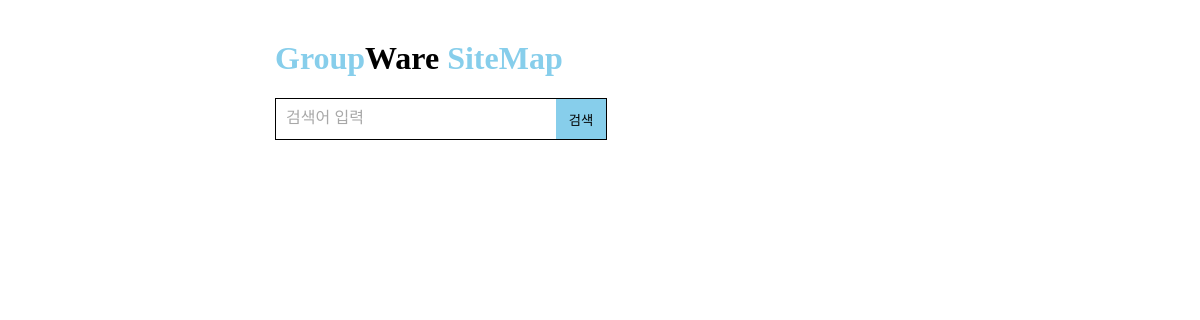
The app's page /, older data.
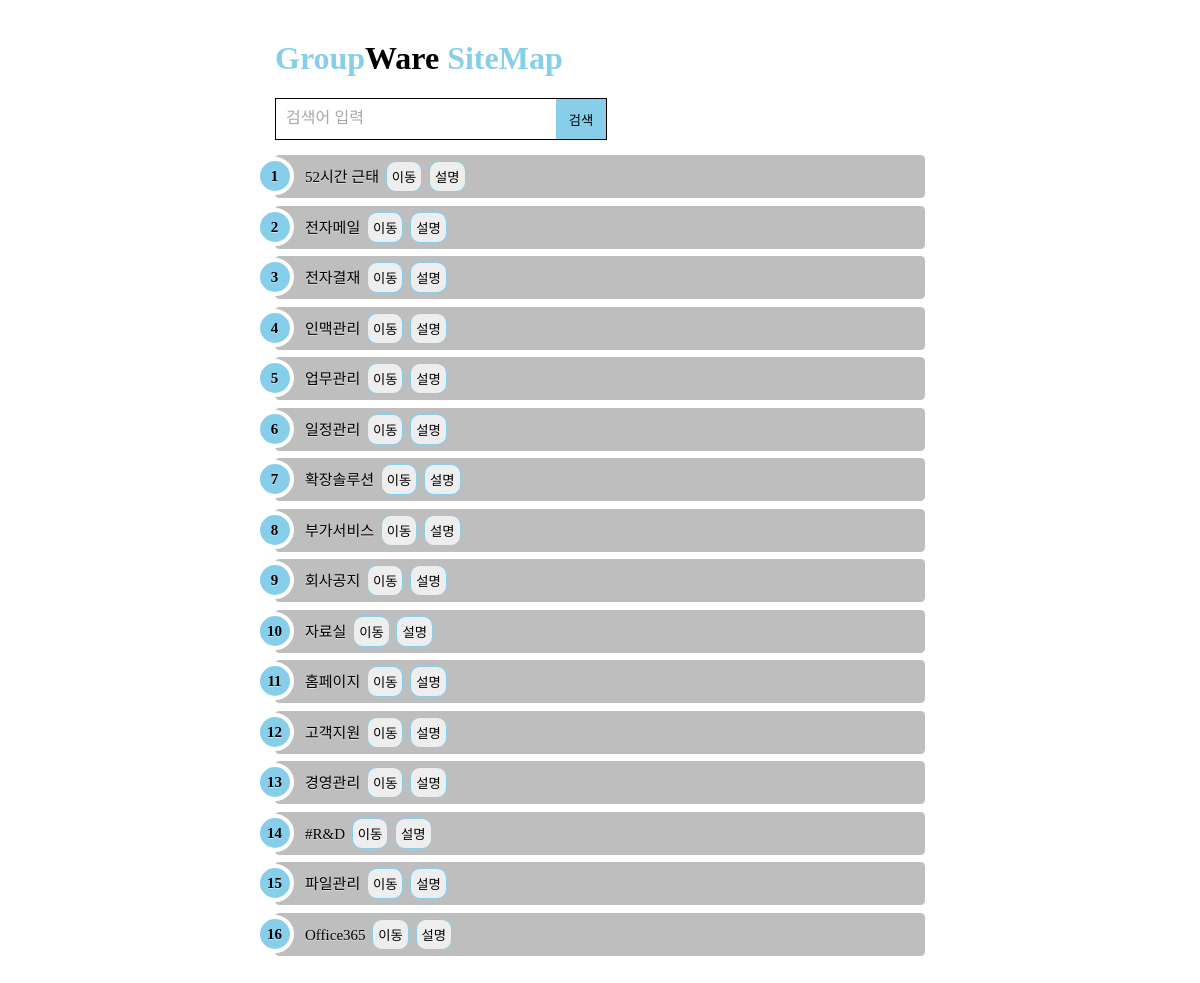
The same page, newer data.
### crud/__init__.py (models this page shows, shortened)
class sitemap(db.Model):
    id = db.Column(db.Integer,primary_key = True,autoincrement=True)
    title = db.Column(db.String(255), nullable = False)
    url = db.Column(db.String(255), unique = True, nullable = True)
    depth = db.Column(db.Integer, nullable = False)
    pid = db.Column(db.Integer, nullable = False)
    sortseq = db.Column(db.Integer, unique = True, nullable = False)
    describe = db.Column(db.String(255), unique = True, nullable = True)

### crud/__init__.py (the view)
@app.route("/")
def index():
    all_data = sitemap.query.filter(sitemap.depth==1).order_by(sitemap.id.desc()).all()
    return render_template("sitemap_list.html",sitemap = all_data)

### crud/templates/sitemap_list.html (shortened to what this page needs)
<!doctype html>
<html>
	<head>
		<link rel="stylesheet" type="text/css" href="../static/css/list_style.css">
	</head>
	<body>
		<h1 id="title">Group<span>Ware</span> SiteMap</h1>
		<form name="search" action="/search" method="POST">
			<div id="search_var">
				<input id ="input_search" name="txtsearch" type="text" placeholder="검색어 입력" >
				<input id = "search_btn" type="submit" onclick = 'a()' value = "검색">
			</div>
		</form>
		<ol id="rounded-list">
			{% for list in sitemap | sort(attribute='sortseq') %}
				<li value = "{{list.id}}" data-loaded="yes"><a href="">{{list.title}}
					<input class ="gobtn" type = "button" name = "urlbtn" value ="이동">
					<input class ="openbtn" type = "button" name = "describebtn" value ="설명"></a>
				</li>
			{% endfor %}
		</ol>
	</body>
</html>

### crud/static/css/list_style.css (style rules this page uses)
body { margin: 40px auto; width: 650px; background-repeat: no-repeat; }
ol { counter-reset: li; list-style: none; *list-style: decimal; font: 15px 'trebuchet MS', 'lucida sans'; padding: 0; margin-bottom: 4em; text-shadow: 0 1px 0 rgba(255,255,255,.5); }
#rounded-list a { position: relative; display: block; padding: .4em .4em .4em 2em; *padding: .4em; margin: .5em 0; background:#bdbebd; color: black; text-decoration: none; -moz-border-radius: .3em; -webkit-border-radius: .3em; border-radius: .3em; -webkit-transition: all .3s ease-out; -moz-transition: all .3s ease-out; -ms-transition: all .3s ease-out; -o-transition: all .3s ease-out; transition: all .3s ease-out; }
#rounded-list a:before { content: counter(li); counter-increment: li; position: absolute; left: -1.3em; top: 50%; margin-top: -1.3em; background: #87ceeb; height: 2em; width: 2em; line-height: 2em; border: .3em solid #fff; text-align: center; font-weight: bold; -moz-border-radius: 2em; -webkit-border-radius: 2em; border-radius: 2em; -webkit-transition: all .3s ease-out; -moz-transition: all .3s ease-out; -ms-transition: all .3s ease-out; -o-transition: all .3s ease-out; transition: all .3s ease-out; }
h1 { color: #87ceeb; font-weight: bold; }
span { color:black }
.openbtn { display: inline-block; border-radius:10px 10px 10px 10px; border : 1px solid skyblue; background-color:#eee; color:black; padding:5px; margin-left:3px; cursor :pointer; }
.gobtn { display: inline-block; border-radius:10px 10px 10px 10px; border : 1px solid skyblue; background-color:#eee; color:black; padding:5px; margin-left:3px; cursor :pointer; }
#search_var { margin-right:10px;height:40px; width:330px;border:1px solid; background: #ffffff; }
#input_search { font-size: 16px; width:260px; padding:10px; border:0px; outline:none; float:left; }
#search_btn { width:50px; height:100%; border: 0px; background:skyblue;outline:none;float:right; cursor:pointer; }

Row changes from the older to the newer data that the page shows:
added sitemap: {{ list.id }} 1 (drawn), title "52시간 근태"
added sitemap: {{ list.id }} 2 (drawn), title "전자메일"
added sitemap: {{ list.id }} 3 (drawn), title "전자결재"
added sitemap: {{ list.id }} 4 (drawn), title "인맥관리"
added sitemap: {{ list.id }} 5 (drawn), title "업무관리"
added sitemap: {{ list.id }} 6 (drawn), title "일정관리"
added sitemap: {{ list.id }} 7 (drawn), title "확장솔루션"
added sitemap: {{ list.id }} 8 (drawn), title "부가서비스"
added sitemap: {{ list.id }} 9 (drawn), title "회사공지"
added sitemap: {{ list.id }} 10 (drawn), title "자료실"
added sitemap: {{ list.id }} 11 (drawn), title "홈페이지"
added sitemap: {{ list.id }} 12 (drawn), title "고객지원"
added sitemap: {{ list.id }} 13 (drawn), title "경영관리"
added sitemap: {{ list.id }} 14 (drawn), title "#R&D"
added sitemap: {{ list.id }} 15 (drawn), title "파일관리"
added sitemap: {{ list.id }} 16 (drawn), title "Office365"
